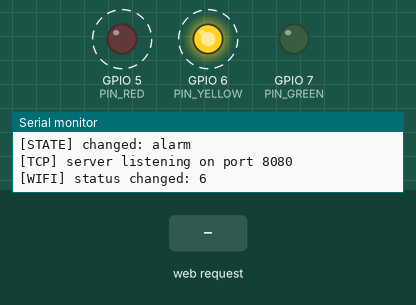
Recording of a sketch running on a simulated ESP32-C3. Parts: output pins drawn as LEDs (lit = HIGH), the last lines printed to the serial monitor. Dashed ring = blinking. The inputs (shaded band) are chosen by the test bench. WiFi joins after 1.5 s; servers stay silent unless stated.

Above: at 0.85 s.
1.6 s: HTTP request GET /off received
At 2.05 s:
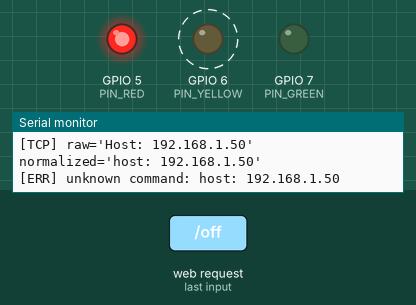
At 3.2 s:
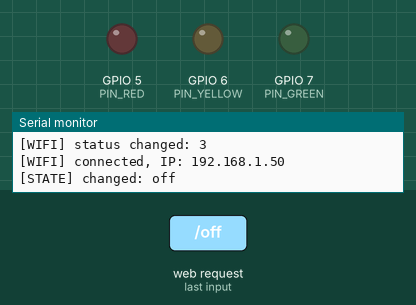
3.3 s: HTTP request GET /thinking received
4.8 s: HTTP request GET /ai received
Timing chart, 0 to 7.8 s (numbered marks = the images above; inputs shaded):
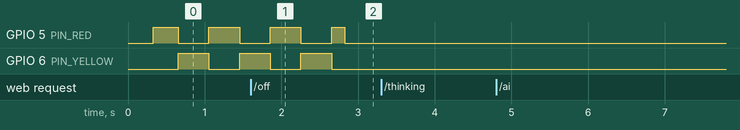

The sketch:

esp32c3_ai_status_led_debug.ino
```cpp
/*
  ESP32-C3 AI Status LED Indicator - Debug Build

  Purpose:
    Flash this before wiring LEDs. It verifies Wi-Fi, TCP, command parsing,
    state transitions, and GPIO PWM outputs through Serial Monitor.

  Board:
    Arduino CLI / IDE board target: ESP32C3 Dev Module

  Serial Monitor:
    115200 baud

  TCP protocol:
    Port 8080, one command per line:
      thinking
      ai
      busy
      success
      error
      alarm
      off

    Also accepted:
      STATE thinking
      {"state":"thinking"}

  Extra debug commands:
      status  - print current state and Wi-Fi info
      ping    - returns PONG
      test    - cycles all states without needing Claude Code
*/

#include <Arduino.h>
#include <WiFi.h>
#include <ctype.h>
#include <string.h>

// ===== Change these before flashing =====
const char *WIFI_SSID = "YOUR_WIFI_SSID";
const char *WIFI_PASSWORD = "YOUR_WIFI_PASSWORD";

// ===== Pins shown in the video =====
const uint8_t PIN_RED = 5;
const uint8_t PIN_YELLOW = 6;
const uint8_t PIN_GREEN = 7;

const bool ACTIVE_LOW = false;
const bool SERIAL_ECHO_PWM = true;

const uint16_t TCP_PORT = 8080;
const uint32_t WIFI_RETRY_MS = 8000;
const uint16_t CLIENT_IDLE_TIMEOUT_MS = 1200;
const uint16_t DEBUG_PRINT_INTERVAL_MS = 1000;
const size_t COMMAND_BUFFER_SIZE = 96;

WiFiServer server(TCP_PORT);

enum AiState {
  STATE_OFF,
  STATE_THINKING,
  STATE_AI,
  STATE_BUSY,
  STATE_SUCCESS,
  STATE_ERROR,
  STATE_ALARM
};

AiState currentState = STATE_OFF;
const char *currentStateName = "off";
uint32_t lastFrameMs = 0;
uint32_t lastWifiAttemptMs = 0;
uint32_t lastDebugPrintMs = 0;
uint8_t frame = 0;
uint8_t lastRed = 0;
uint8_t lastYellow = 0;
uint8_t lastGreen = 0;

void printBanner() {
  Serial.println();
  Serial.println("==========================================");
  Serial.println("ESP32-C3 Claude Code Status LED - DEBUG");
  Serial.println("Serial baud: 115200");
  Serial.print("TCP port: ");
  Serial.println(TCP_PORT);
  Serial.print("Pins: red=");
  Serial.print(PIN_RED);
  Serial.print(" yellow=");
  Serial.print(PIN_YELLOW);
  Serial.print(" green=");
  Serial.println(PIN_GREEN);
  Serial.print("ACTIVE_LOW=");
  Serial.println(ACTIVE_LOW ? "true" : "false");
  Serial.println("Commands: thinking ai busy success error alarm off");
  Serial.println("Debug: status ping test");
  Serial.println("==========================================");
}

void writeLed(uint8_t pin, uint8_t brightness) {
  uint8_t output = ACTIVE_LOW ? 255 - brightness : brightness;
  analogWrite(pin, output);
}

void setRgb(uint8_t red, uint8_t yellow, uint8_t green) {
  writeLed(PIN_RED, red);
  writeLed(PIN_YELLOW, yellow);
  writeLed(PIN_GREEN, green);

  lastRed = red;
  lastYellow = yellow;
  lastGreen = green;
}

void printPwmLine(const char *prefix) {
  Serial.print(prefix);
  Serial.print(" state=");
  Serial.print(currentStateName);
  Serial.print(" pwm red=");
  Serial.print(lastRed);
  Serial.print(" yellow=");
  Serial.print(lastYellow);
  Serial.print(" green=");
  Serial.println(lastGreen);
}

void setState(AiState nextState, const char *name) {
  if (currentState == nextState) {
    Serial.print("[STATE] unchanged: ");
    Serial.println(name);
    return;
  }

  currentState = nextState;
  currentStateName = name;
  lastFrameMs = 0;
  frame = 0;

  Serial.print("[STATE] changed: ");
  Serial.println(currentStateName);
}

void trimInPlace(char *text) {
  if (text == nullptr) {
    return;
  }

  char *start = text;
  while (*start && isspace(static_cast<unsigned char>(*start))) {
    start++;
  }

  char *end = start + strlen(start);
  while (end > start && isspace(static_cast<unsigned char>(*(end - 1)))) {
    end--;
  }
  *end = '\0';

  if (start != text) {
    memmove(text, start, strlen(start) + 1);
  }
}

void lowercaseInPlace(char *text) {
  for (size_t i = 0; text[i] != '\0'; i++) {
    text[i] = static_cast<char>(tolower(static_cast<unsigned char>(text[i])));
  }
}

bool startsWith(const char *text, const char *prefix) {
  return strncmp(text, prefix, strlen(prefix)) == 0;
}

void copyCommand(char *dest, const char *src, size_t destSize) {
  if (dest == nullptr || src == nullptr || destSize == 0) {
    return;
  }

  strncpy(dest, src, destSize - 1);
  dest[destSize - 1] = '\0';
}

void normalizeCommand(char *command, size_t commandSize) {
  command[commandSize - 1] = '\0';
  trimInPlace(command);
  lowercaseInPlace(command);

  if (startsWith(command, "state ")) {
    memmove(command, command + 6, strlen(command + 6) + 1);
    trimInPlace(command);
  }

  char *jsonKey = strstr(command, "\"state\"");
  if (jsonKey != nullptr) {
    char *colon = strchr(jsonKey, ':');
    if (colon != nullptr) {
      char *firstQuote = strchr(colon + 1, '"');
      if (firstQuote != nullptr) {
        char *secondQuote = strchr(firstQuote + 1, '"');
        if (secondQuote != nullptr && secondQuote > firstQuote) {
          size_t len = static_cast<size_t>(secondQuote - firstQuote - 1);
          if (len >= commandSize) {
            len = commandSize - 1;
          }
          memmove(command, firstQuote + 1, len);
          command[len] = '\0';
          trimInPlace(command);
        }
      }
    }
  }
}

bool applyStateCommand(char *command) {
  if (strcmp(command, "off") == 0) {
    setState(STATE_OFF, "off");
  } else if (strcmp(command, "thinking") == 0) {
    setState(STATE_THINKING, "thinking");
  } else if (strcmp(command, "ai") == 0) {
    setState(STATE_AI, "ai");
  } else if (strcmp(command, "busy") == 0) {
    setState(STATE_BUSY, "busy");
  } else if (strcmp(command, "success") == 0) {
    setState(STATE_SUCCESS, "success");
  } else if (strcmp(command, "error") == 0) {
    setState(STATE_ERROR, "error");
  } else if (strcmp(command, "alarm") == 0) {
    setState(STATE_ALARM, "alarm");
  } else {
    return false;
  }

  printPwmLine("[PWM]");
  return true;
}

uint8_t triangleWave(uint8_t value, uint8_t period, uint8_t low, uint8_t high) {
  uint8_t phase = value % period;
  uint8_t half = period / 2;
  uint8_t span = high - low;

  if (phase >= half) {
    phase = period - 1 - phase;
  }

  return low + static_cast<uint8_t>((static_cast<uint16_t>(span) * phase) / (half - 1));
}

void tickLed() {
  uint32_t now = millis();
  if (now - lastFrameMs < 80) {
    return;
  }

  lastFrameMs = now;
  frame++;

  switch (currentState) {
    case STATE_OFF:
      setRgb(0, 0, 0);
      break;

    case STATE_THINKING:
      setRgb(0, 0, triangleWave(frame, 24, 20, 255));
      break;

    case STATE_AI:
      setRgb(0, triangleWave(frame, 20, 30, 220), 120);
      break;

    case STATE_BUSY:
      setRgb(0, 180, 0);
      break;

    case STATE_SUCCESS:
      setRgb(0, 0, (frame % 8 < 4) ? 255 : 45);
      break;

    case STATE_ERROR:
      setRgb((frame % 6 < 3) ? 255 : 0, 0, 0);
      break;

    case STATE_ALARM:
      if (frame % 10 < 5) {
        setRgb(255, 0, 0);
      } else {
        setRgb(0, 255, 0);
      }
      break;
  }
}

void printStatus(Stream &out) {
  out.print("state=");
  out.print(currentStateName);
  out.print(" wifi=");
  out.print(WiFi.status() == WL_CONNECTED ? "connected" : "disconnected");
  out.print(" ip=");
  out.print(WiFi.status() == WL_CONNECTED ? WiFi.localIP().toString() : "none");
  out.print(" r=");
  out.print(lastRed);
  out.print(" y=");
  out.print(lastYellow);
  out.print(" g=");
  out.println(lastGreen);
}

void runSelfTest(Stream &out) {
  out.println("TEST start");
  Serial.println("[TEST] cycling all states");

  const char *states[] = {"off", "thinking", "ai", "busy", "success", "error", "alarm", "off"};
  for (size_t i = 0; i < sizeof(states) / sizeof(states[0]); i++) {
    char command[COMMAND_BUFFER_SIZE];
    copyCommand(command, states[i], sizeof(command));
    applyStateCommand(command);
    uint32_t until = millis() + 900;
    while (millis() < until) {
      tickLed();
      delay(10);
    }
  }

  out.println("TEST done");
}

bool handleCommand(char *command, Stream &out) {
  char raw[COMMAND_BUFFER_SIZE];
  copyCommand(raw, command, sizeof(raw));
  normalizeCommand(command, COMMAND_BUFFER_SIZE);

  Serial.print("[TCP] raw='");
  Serial.print(raw);
  Serial.print("' normalized='");
  Serial.print(command);
  Serial.println("'");

  if (strcmp(command, "ping") == 0) {
    out.println("PONG");
    return true;
  }

  if (strcmp(command, "status") == 0) {
    printStatus(out);
    return true;
  }

  if (strcmp(command, "test") == 0) {
    runSelfTest(out);
    return true;
  }

  if (applyStateCommand(command)) {
    out.print("OK state=");
    out.println(currentStateName);
    return true;
  }

  out.print("ERR unknown command=");
  out.println(command);
  Serial.print("[ERR] unknown command: ");
  Serial.println(command);
  return false;
}

void readAndApplyClient(WiFiClient &client) {
  char command[COMMAND_BUFFER_SIZE];
  size_t length = 0;
  uint32_t lastByteMs = millis();

  client.setNoDelay(true);
  Serial.print("[TCP] client connected from ");
  Serial.println(client.remoteIP());

  while (client.connected() && millis() - lastByteMs < CLIENT_IDLE_TIMEOUT_MS) {
    while (client.available() > 0) {
      char c = static_cast<char>(client.read());
      lastByteMs = millis();

      if (c == '\r') {
        continue;
      }

      if (c == '\n') {
        command[length] = '\0';
        trimInPlace(command);
        if (length > 0) {
          handleCommand(command, client);
        }
        length = 0;
        continue;
      }

      if (length < COMMAND_BUFFER_SIZE - 1) {
        command[length++] = c;
      } else {
        command[COMMAND_BUFFER_SIZE - 1] = '\0';
        client.println("ERR command too long");
        Serial.println("[ERR] command too long");
        length = 0;
      }
    }

    tickLed();
    delay(1);
  }

  if (length > 0) {
    command[length] = '\0';
    trimInPlace(command);
    handleCommand(command, client);
  }

  Serial.println("[TCP] client disconnected");
  client.stop();
}

void startWifiAttempt() {
  Serial.print("[WIFI] connecting to SSID: ");
  Serial.println(WIFI_SSID);
  WiFi.disconnect(false);
  WiFi.mode(WIFI_STA);
  WiFi.begin(WIFI_SSID, WIFI_PASSWORD);
  lastWifiAttemptMs = millis();
  setState(STATE_ALARM, "alarm");
}

void maintainWifi() {
  if (WiFi.status() == WL_CONNECTED) {
    return;
  }

  uint32_t now = millis();
  if (lastWifiAttemptMs == 0 || now - lastWifiAttemptMs > WIFI_RETRY_MS) {
    startWifiAttempt();
  }
}

void printPeriodicDebug() {
  if (!SERIAL_ECHO_PWM) {
    return;
  }

  uint32_t now = millis();
  if (now - lastDebugPrintMs < DEBUG_PRINT_INTERVAL_MS) {
    return;
  }

  lastDebugPrintMs = now;
  printPwmLine("[DEBUG]");
}

void setup() {
  Serial.begin(115200);
  delay(300);
  printBanner();

  pinMode(PIN_RED, OUTPUT);
  pinMode(PIN_YELLOW, OUTPUT);
  pinMode(PIN_GREEN, OUTPUT);
  analogWriteResolution(PIN_RED, 8);
  analogWriteResolution(PIN_YELLOW, 8);
  analogWriteResolution(PIN_GREEN, 8);
  setRgb(0, 0, 0);

  startWifiAttempt();
  server.begin();

  Serial.print("[TCP] server listening on port ");
  Serial.println(TCP_PORT);
}

void loop() {
  maintainWifi();

  static wl_status_t lastWifiStatus = WL_IDLE_STATUS;
  wl_status_t wifiStatus = WiFi.status();
  if (wifiStatus != lastWifiStatus) {
    lastWifiStatus = wifiStatus;
    Serial.print("[WIFI] status changed: ");
    Serial.println(static_cast<int>(wifiStatus));
    if (wifiStatus == WL_CONNECTED) {
      Serial.print("[WIFI] connected, IP: ");
      Serial.println(WiFi.localIP());
      setState(STATE_OFF, "off");
    }
  }

  WiFiClient client = server.available();
  if (client) {
    readAndApplyClient(client);
  }

  tickLed();
  printPeriodicDebug();
  delay(1);
}
```

Measured:
- after the input at 1.6 s, GPIO 5 (PIN_RED): LOW → HIGH after 0.26 s, → LOW 0.40 s later, → HIGH 0.40 s later, → LOW 0.17 s later
- by itself, GPIO 5 (PIN_RED): alternates HIGH for 0.36 s and LOW for 0.40 s
